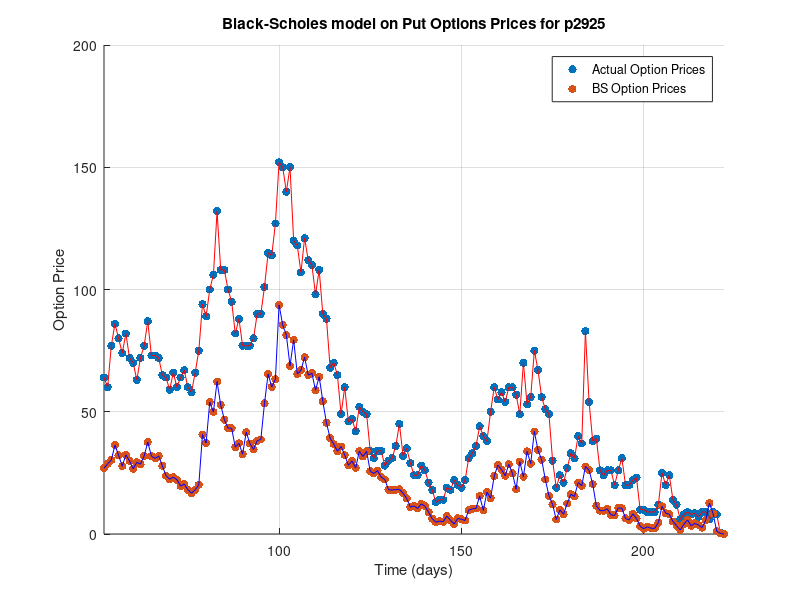

This chart was generated by the following MATLAB code:
% calculate volatility of stock
p2925 = csvread('./p2925.csv');

Strike = 2925;
Rate = 0.06;
counter = 1;
T = 11.1 / 12;

call_prices_estimate = [];

for i=52:222
    Price = p2925(i,3);
    Value = p2925(i,2);
    Time = T - T*(i / 222);
    ImpliedVolatility = blsimpv(Price,Strike,Rate,Time,Value);
    change_in_price = p2925(counter+1:i,3) - p2925(counter:i-1,3);
    change_in_price = std((change_in_price ./ p2925(counter:i-1,3)));
    Volatility = change_in_price * sqrt(252);
    [Call, Put] = blsprice(Price,Strike,Rate,Time,Volatility);
    call_prices_estimate(end+1) = Put;
    counter = counter + 1;
end

time = 52:1:222;
call_prices = p2925(52:end,2);

h1 = scatter(time,call_prices,'filled','r');
hold on
plot(time,call_prices,'r')
hold on
h3 = scatter(time, call_prices_estimate,'filled','b');
hold on
plot(time, call_prices_estimate,'b')

legend([h1 h3],{'Actual Option Prices','BS Option Prices'}); 
grid on
xlim([52 222])

title('Black-Scholes model on Put Options Prices for p2925')

xlabel('Time (days)') % x-axis label
ylabel('Option Price') % y-axis label

p1_mse = immse(call_prices, call_prices_estimate')

